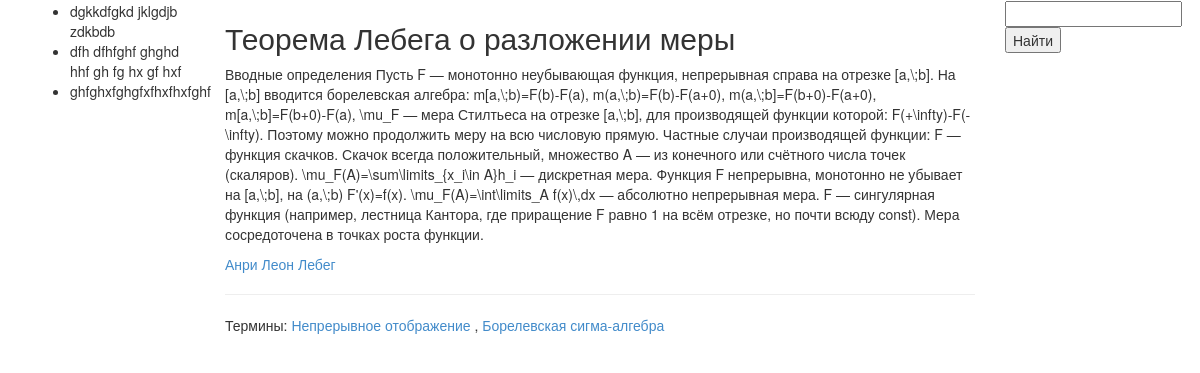
Page /matan/theorem/1/ on the committed database.
### matan/models.py (models this page shows, shortened)
class Theorem(models.Model):
    title = models.CharField(max_length=100, verbose_name=u'Теорема')
    substantiation = models.TextField(verbose_name=u'Доказательство')
    author = models.ManyToManyField('Author', verbose_name=u'Автор')
    term = models.ManyToManyField('Term', verbose_name=u'Термин')

class Author(models.Model):
    first_name = models.CharField(max_length=100, verbose_name=u'Имя')
    last_name = models.CharField(max_length=100, verbose_name=u'Фамилия')
    biagrafiya = models.TextField(verbose_name=u'Биаграфия')
    def __unicode__(self):
        return '%s %s' % (self.first_name, self.last_name)

class Term(models.Model):
    title = models.CharField(max_length=100, verbose_name=u'Термин')
    determination = models.TextField(verbose_name=u'Определение')
    def __unicode__(self):
        return self.title

### matan/views.py (the view)
# urls.py: url(r'^theorem/(?P<pk>\d+)/$', views.TheoremDetail.as_view(), name='theorem_detail'),
class TheoremDetail(DetailView):
    model=Theorem
    template_name='matan/theorem_detail.html'
    context_object_name='theorem'

### matan/templates/matan/theorem_detail.html (shortened to what this page needs)
{% extends 'matan/base.html' %}
{% block theorema %}
    {% if theorem %}
        <h2>{{ theorem.title }}</h2>
        <p>{{ theorem.substantiation }}</p>
        {% for author in theorem.author.all %}
            <a href="{% url 'author_detail' pk=author.id %}">{{ author }}</a>
        {% endfor %}
        <hr>
        Термины:
        {% for term in theorem.term.all %}
            <a href="{% url 'term_detail' pk=term.id %}">{{ term }}</a>
             {% if not forloop.last %}, {% endif %}
        {% endfor %}
    {% endif %}
{% endblock %}

### rows in the picture
Theorem: title "Теорема Лебега о разложении меры", substantiation "Вводные определения Пусть F — монотонно неубывающая функция, непрерывная справа на отрезке [a,\\;b]. На [a,\\;b] вводится борелевская алгебра: m[a,\\;b)=F(b)-F(a), m(a,\\;b)=F(b)-F(a+0), m(a,\\;b]=F(b+0)-F(a+0), m[a,\\;b]=F(b+0)-F(a), \\mu_F — мера Стилтьеса на отрезке [a,\\;b], для производящей функции которой: F(+\\infty)-F(-\\infty). Поэтому можно продолжить меру на всю числовую прямую. Частные случаи производящей функции: F — функция скачков. Скачок всегда положительный, множество A — из конечного или счётного числа точек (скаляров). \\mu_F(A)=\\sum\\limits_{x_i\\in A}h_i — дискретная мера. Функция F непрерывна, монотонно не убывает на [a,\\;b], на (a,\\;b) F'(x)=f(x). \\mu_F(A)=\\int\\limits_A f(x)\\,dx —…"
Author: first_name+last_name "Анри Леон Лебег"
Term: title "Непрерывное отображение"
Term: title "Борелевская сигма-алгебра"
